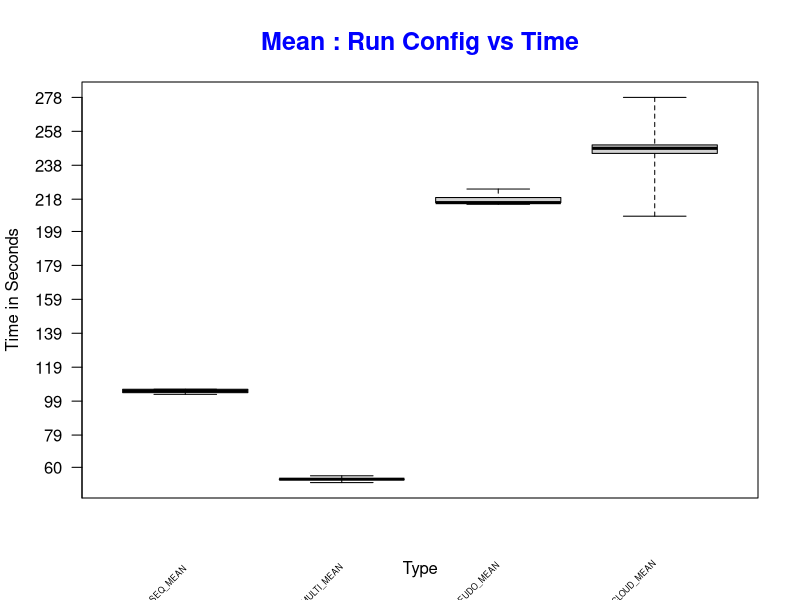
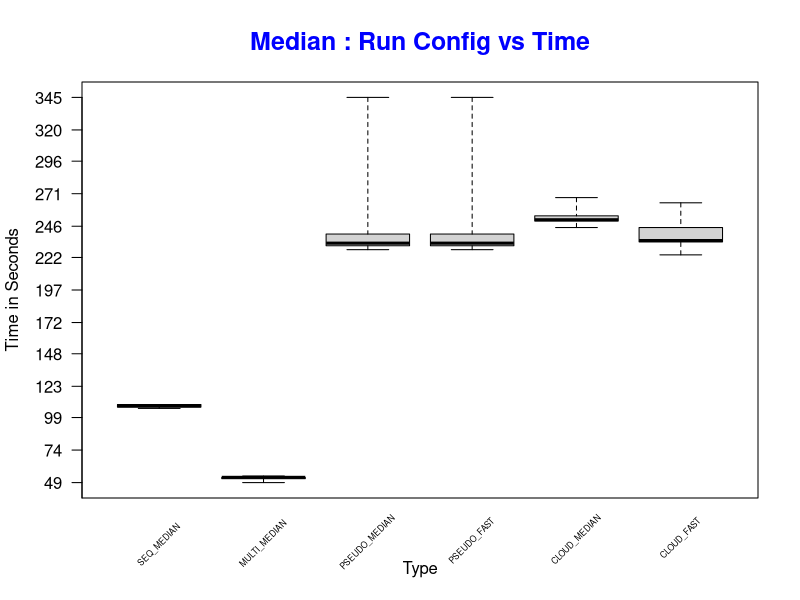
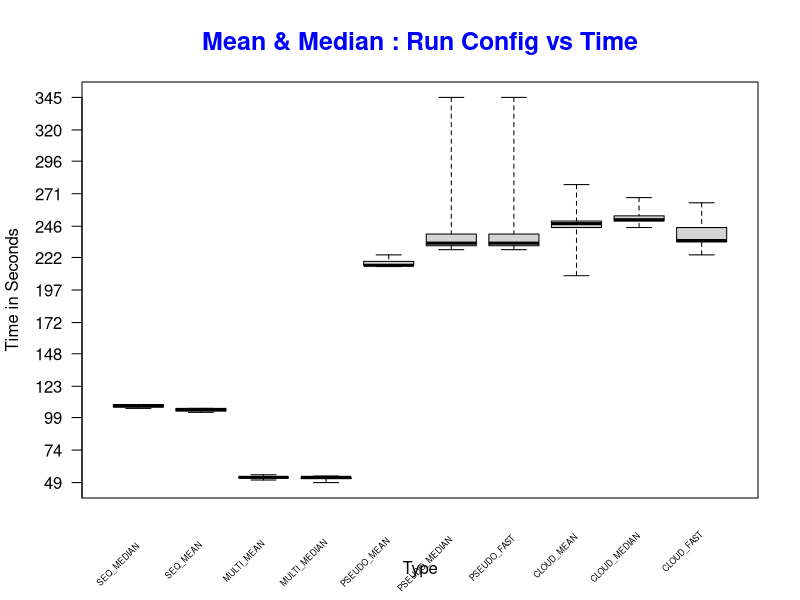

These figures' R source, in order:
## ---- chunk 1

dfMeanData = read.csv("mean_results.csv", header = FALSE)  # read from second sheet

colnames(dfMeanData) = c("Type", "Run", "Time")

c2 = toupper(c("seq_mean","multi_mean","pseudo_mean","cloud_mean"))
dfMeanData$Type = ordered(toupper(dfMeanData$Type), levels=c2)
boxplot(Time~Type, data = dfMeanData,
        horizontal=F,
        range = 0,
        las = 2,
        xaxt = "n",
        yaxt = "n",
        # xlab = "Run Environment", 
        ylab = "Time in Seconds", 
        main = "Mean : Run Config vs Time",
        cex.main = 1.5,   font.main= 1, col.main= "blue")
text(1:length(levels(dfMeanData$Type)), 
     srt = 45, offset = 0.5, adj = 1,
     labels = levels(dfMeanData$Type), xpd = TRUE,cex = 0.5)
axis(2, round(seq(0, max(dfMeanData$Time, na.rm= T), length.out = 15)), las = 2)
## ---- chunk 2

dfMedianData = read.csv("median_results.csv", header =FALSE)  # read from first sheet
colnames(dfMedianData) = c("Type", "Run", "Time")

c1 = toupper(c("seq_median","multi_median","pseudo_median","pseudo_fast","cloud_median","cloud_fast"))
dfMedianData$Type = ordered(toupper(dfMedianData$Type), levels=c1)
boxplot(Time~Type, data = dfMedianData,
        horizontal=F,
        range = 0,
        las = 2,
        xaxt = "n",
        yaxt = "n",
        # xlab = "Run Environment", 
        ylab = "Time in Seconds", 
        main = "Median : Run Config vs Time",
        cex.main = 1.5,   font.main= 1, col.main= "blue")
text(1:length(levels(dfMedianData$Type)), 
     srt = 45, offset = 0.5, adj = 0.5,
     labels = levels(dfMedianData$Type), xpd = TRUE,cex = 0.5)
axis(2, round(seq(0, max(dfMedianData$Time, na.rm= T), length.out = 15)), las = 2)
## ---- chunk 3
dfMedianData = read.csv("median_results.csv", header =FALSE)  # read from first sheet
dfMeanData = read.csv("mean_results.csv", header =FALSE)  # read from second sheet

colnames(dfMedianData) = c("Type", "Run", "Time")
colnames(dfMeanData) = c("Type", "Run", "Time")

c = toupper(c("seq_median","seq_mean","multi_mean","multi_median","pseudo_mean","pseudo_median","pseudo_fast","cloud_mean","cloud_median","cloud_fast"))
dfConsolidatedData = rbind(dfMedianData, dfMeanData)
dfConsolidatedData$Type = ordered(toupper(dfConsolidatedData$Type), levels=c)

boxplot(Time~Type, data = dfConsolidatedData,
        horizontal=F,
        range = 0,
        las = 2,
        xaxt = "n",
        yaxt = "n",
        # xlab = "Run Environment", 
        ylab = "Time in Seconds", 
        main = "Mean & Median : Run Config vs Time",
        cex.main = 1.5,   font.main= 1, col.main= "blue")
text(1:length(levels(dfConsolidatedData$Type)), 
     srt = 45, offset = 0.5, adj = 1,
     labels = levels(dfConsolidatedData$Type), xpd = TRUE,cex = 0.5)
axis(2, round(seq(0, max(dfConsolidatedData$Time, na.rm= T), length.out = 15)), las = 2)
